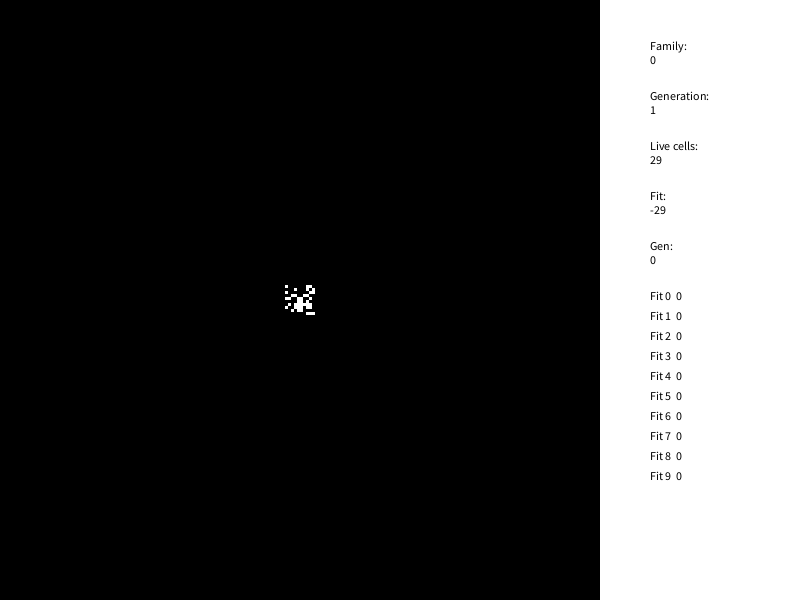
Frame 1 (no input)
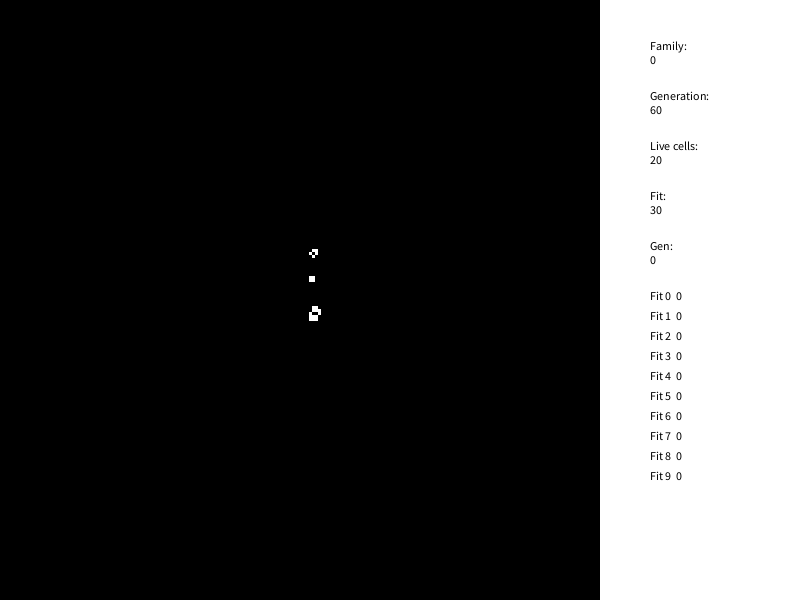
Frame 60 (the mouse pressed at the canvas centre just before this capture)
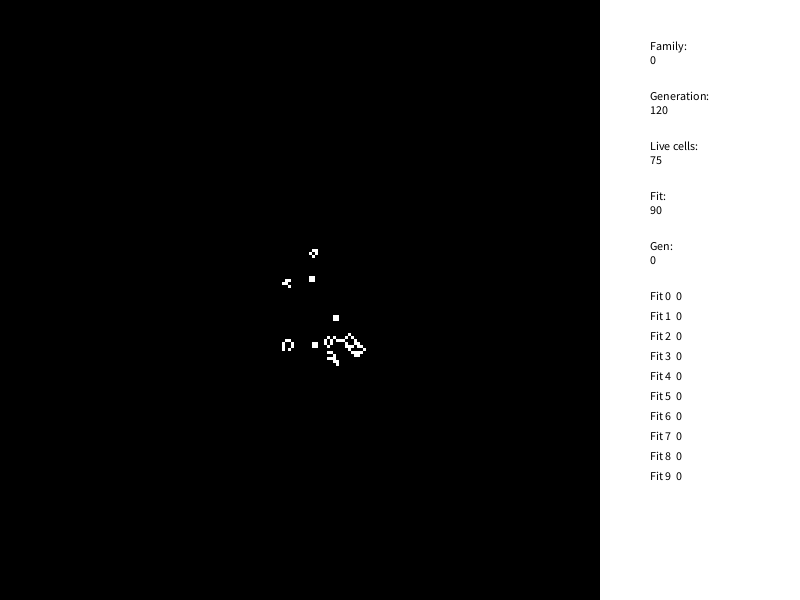
Frame 120 (the mouse held since frame 60 and released just before this capture)

The Processing sketch that drew these frames (run headless with seeded random() and noise(); from frame 60 on, the mouse is pressed at the canvas centre):

// Processing sketch: Game_of_Life
// ── Game_of_Life.pde
int n = 200; //<>//
int k = 10;
int frmRate = 700;
int screenSize = 600;
int[][] board = new int[n][n];
int[][] save = new int[n][n];
Boolean b = true, print =true;
int rectSize = screenSize/n;
int sum = 0;
int liveCells = 0;
int lC1 = 100;
int lC2 = 0;
Boolean lC3 = false;
int gen = 0;
int generations = 0;
int[][][] seq = new int[k][k][k];
Boolean gameOver = false;
int[] fit = new int[k];
int fam = 0;

void setup() {
  size(800, 600);
  colorMode(RGB, 1);
  frameRate(frmRate);
  stroke(1);
  background(1);
  /*for (int i = 0; i<n*n; i++)
   board[i/n][i%n] = save[i/n][i%n] = (int)(random(1)+0.5);
   */
  for (int i = 0; i<k*k*k; i++) seq[i/k/k][i/k%k][i%k] = (int) (random(1) + 0.5);

  //for (int i = 0; i<500*500; i++) board[i/500][i%500] = (int) (random(1) + 0.5);
  loadBoard(0);

  background(1);
  stroke(0);
  fill(0);
}

void draw() { 
  //Change genes
  if (gameOver) {
    gameOver = false;
    fit[gen] = generations-30;
    gen++;
    if (gen==k) {
      gen = 2;
      fam++;
      mutation();
    }
    loadBoard(gen);
  }

  //Update screen
  noStroke();
  background(1);
  for (int i = 0; i<n && print; i++)
    for (int j = 0; j<n; j++) {
      fill(board[i][j]);
      rect(i*rectSize, j*rectSize, rectSize, rectSize);
    }
  stroke(0);

  //Game of Life
  for (int i = 0; i<n; i++)
    for (int j = 0; j<n; j++) {
      for (int k = -1; k<=1 && i+k<n && i+k>=0; k++)
        for (int l = -1; l<=1 && j+l<n && j+l>=0; l++) {
          sum += board[i+k][j+l];
        }
      //Rules
      if (sum == 0 && j<n-2 && i-1>=0 && i+1<n) {
        save[i][j+1] = 0;
        if ((board[i-1][j+2]+board[i][j+2]+board[i+1][j+2]) == 3) 
          save[i][j+1] = 1;
        j++;
      } else if (sum == 3 && board[i][j] == 0) save[i][j] = 1;
      else if (sum == 3 || sum == 4 && board[i][j] == 1) save[i][j] = 1;
      else save[i][j] = 0;
      sum = 0;
    }

  //reset
  liveCells = 0;
  generations++;
  for (int i = 0; i<n*n; i++) 
    liveCells+=board[i/n][i%n] = save[i/n][i%n];

  //Game over condiotions
  if (liveCells == lC1 && generations >= 5) lC3 = true;
  if (lC3) lC2++;
  if (lC2>=30) {
    if (liveCells == lC1) {
      gameOver = true;
    }
    lC3 = false;
    lC2 = 0;
  }
  if (!lC3) lC1 = liveCells;

  //print info
  text("Family:\n" + fam, 650, 50);
  text("Generation:\n" + generations, 650, 100);
  text("Live cells:\n" + liveCells, 650, 150);
  text("Fit:\n" + (generations-30), 650, 200);
  text("Gen:\n" + gen, 650, 250);
  for (int i = 0; i<k; i++) text("Fit " + i + "  " + fit[i], 650, 300 + i*20);
}

void loadBoard(int g) {
  generations = 0;
  for (int i = 0; i<n*n; i++) board[i/n][i%n] = save[i/n][i%n] = 0;
  for ( int i = 0; i<k; i++)
    for (int j = 0; j<k; j++)
      board[n/2-k/2+i][n/2-k/2+j] = save[n/2-k/2+i][n/2-k/2+j] = seq[g][i][j];
}

void mutation() {
  int[] pos = new int[2];
  int max = 0;
  for (int j = 0; j<2; j++) {
    max = 0;
    for (int i = 0; i<k; i++) 
      if (fit[i]>max && !(j==1 && i==pos[0])) {
        max = fit[i];
        pos[j] = i;
      }
  }
  int[][]saveseq = new int[k][k];
  for (int j = 0; j<2; j++) {
    for (int i = 0; i<k*k; i++) saveseq[i/k][i%k] = seq[j][i/k][i%k];
    for (int i = 0; i<k*k; i++) seq[j][i/k][i%k] = seq[pos[j]][i/k][i%k];
    for (int i = 0; i<k*k; i++) seq[pos[j]][i/k][i%k] = saveseq[i/k][i%k];
    max = fit[pos[j]];
    fit[pos[j]] = fit[j];
    fit[j] = max;
  }

  for (int i = k/2; i<k; i++)
    for (int j = 0; j<k; j++)
      for (int k = 0; k<k; k++)
        seq[i][j][k] = seq[i-2][i][j];
  //random mutation
  for (int m = 0; m<(int) random(k*k)+1; m++) {
    int i = (int) (random(k-1) + 0.5);
    int j = (int) (random(k-1) + 0.5);
    seq[3][i][j]=(int)(random(1)+0.5);
  }
  //radi dobro
  int m = (int) (random(k-1)+0.5);
  for (int i = 0; i<k; i++) {
    seq[2][m][i] = seq[2][m][k-1-i];
  }
  /*  int k = (int) (random(3) + 0.5);
   int j = (int) (random(3) + 0.5);
   seq[3][k][j] = 0;
   */  //seq[3][k][j] = seq[1][k][j];
  //Cross over radi odlično
  if (fam%5==0) {
    m = (int) (random(4)+0.5);
    for (int i = 0; i<4; i++)
      for (int j = 0; j<4; j++) {
        if (i<m)
          seq[k-1][i][j] = seq[0][i][j];
        else
          seq[k-1][i][j] = seq[1][i][j];
      }
  }
  if (fam%15==0) {
    for (int i = 1; i<4; i++)
      for (int j = 0; j<4; j++)
        for (int o = 0; o<4; o++)
          seq[i][j][o] = (int)(random(1)+0.5);
  }
}


void keyPressed() {
  if (key == 'q') {
    frmRate++;
    frameRate(frmRate);
    println("Framerate: "+frmRate);
  } else if (key == 'a') {
    if (frmRate>1) frmRate--;
    frameRate(frmRate);
    println("Framerate: "+frmRate);
  } else if (key == 'r') {
    gameOver = true;
    //for (int i = 0; i<64; i++) seq[i/16][i/4%4][i%4] = (int) (random(1) + 0.5);
    println("Game reset");
  } else if (key == 'p') {
    println("Family " + fam + "  Gene " + gen + "  Fit " + fit[gen]);
    for (int i = 0; i<k; i++) {
      for (int j = 0; j<k; j++) {
        print(seq[gen][i][j] + " ");
      }
      println();
    }
  } else if (key == 's') {
    print =!print;
  }
}
